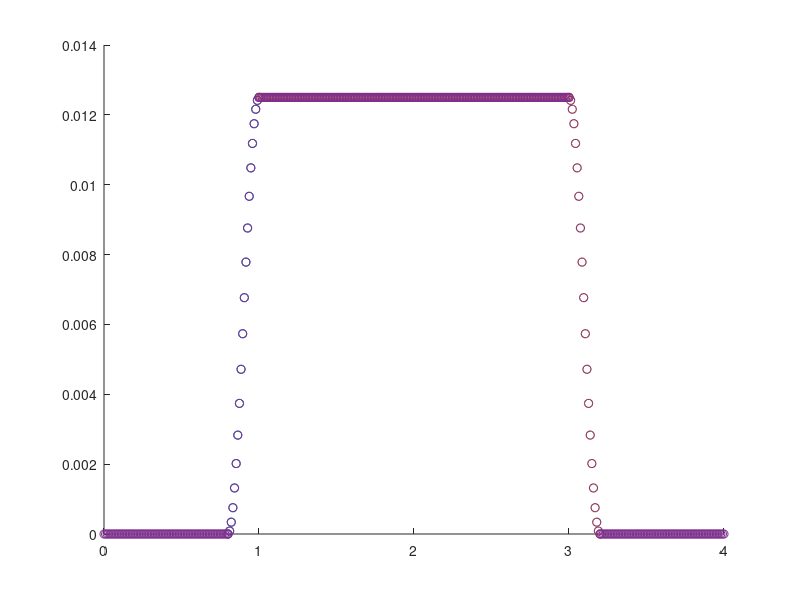

Write the MATLAB code that produced this figure.
close all

% TO CHANGE

T = 4; % Total duration
t = 2; % Gripped duration
d1 = 0.2; % getting to postion
d2 = 0.2; % return to position
N = 400; % number of 'points'
A = 0.0115+0.001; % distanced covered
filename = 'Profile_grip';

% END TO CHANGE



% Calculate each section number of points
N0 = int16(N/T*0.8);

N000 = int16(N/T*0.8);
N1 = int16(N/T*d1);
N2 = int16(N/T*t);
N3 = N-N1-N2-N0-N000;

% Determine end of phase 1 and 2 time
l0 = 0+0.8;
l1 = l0+d1;
l2 = l1+t;
l000 = l2+d2;

% linearly spread space for all 3 phases
n0 = linspace(0,l0,N0);
n1 = linspace(l0,l1,N1);
n2 = linspace(l1,l2,N2);
n3 = linspace(l2,l000,N3);
n000 = linspace(l000,T,N000);

% Phase 1, reshape to fit 1xn
y1 = (-A*cos(1/d1*pi*n1) + A)/2;
y1 = reshape(y1, [N1,1]);

% Phase 2, only get 1st column
y2 = A*ones(N2);
y2 = y2(:,1);

% Phase 3, reshape to fit 1xn
y3 = (A*cos(1/d2*pi*(n3-l2)) + A)/2;
y3 = reshape(y3, [N3,1]);

y0 = zeros(N0);
y0 = y0(:,1);

y000 = zeros(N000);
y000 = y000(:,1);

% join x and y axis 
y = [y0; y1; y2; y3; y000];
n = [reshape(n0, [N0,1]); reshape(n1, [N1,1]); reshape(n2, [N2,1]); reshape(n3, [N3,1]); reshape(n000, [N000,1])];
grip_profile_V2 = [n y];

% Export
save(filename,'grip_profile_V2');

% Visualise plots
scatter(n1,y1);
hold on;
scatter(n2,y2);
scatter(n3,y3);
scatter(n,y);